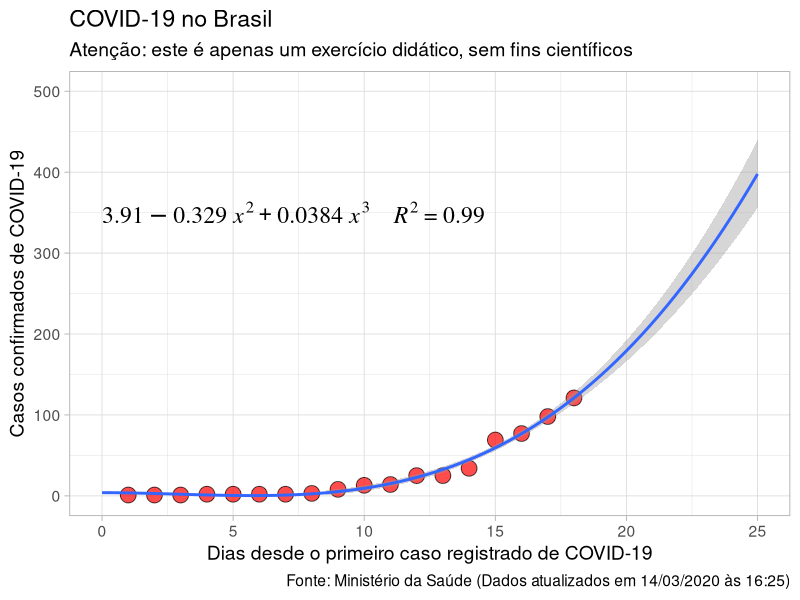

Here is the R script that generated this plot:
library(ggplot2)
library(readr)
library(polynom)

covid19 <- read_delim("covid19_brasil.csv",
                      ";", escape_double = FALSE, col_types = cols(datas = col_datetime(format = "%d/%m/%Y")),
                      trim_ws = TRUE)
covid19_1<-covid19
colnames(covid19_1)<-c('datas', "y", "x")
my.formula<-y~I(x^2)+I(x^3)
m <- lm(my.formula, covid19_1)
summary(m)
m
my.eq<-"3.910 - 0.329*x^2 + 0.0384*x^3"
p<-ggplot(data=covid19, aes(t,casos)) + xlim(0,25)+ylim(0,500)+
  geom_point(alpha=0.7, shape=21, fill="red", colour="black", size=5) +
  geom_smooth(method="lm", se=TRUE, formula=y~I(x^2)+I(x^3), fullrange=TRUE)
label.text <- paste(gsub("x", "~italic(x)", my.eq, fixed = TRUE),
                    paste("italic(R)^2",
                          format(summary(m)$r.squared, digits = 2),
                          sep = "~`=`~"),
                    sep = "~~~~")
p<-p+labs(y="Casos confirmados de COVID-19", x = "Dias desde o primeiro caso registrado de COVID-19", caption = "Fonte: Ministério da Saúde (Dados atualizados em 14/03/2020 às 16:25)") +
  ggtitle("COVID-19 no Brasil", subtitle = "Atenção: este é apenas um exercício didático, sem fins científicos")
p<-p + theme_light(base_size = 14)
jpeg(filename = "covid19.jpg",width = 2500, height = 2500,
     units = "px",
     quality = 100,
     bg = "white",
     res = 300, family="serif")
p + annotate(geom = "text", x = 0, y = 350, label = label.text,
             family = "serif", hjust = 0, parse = TRUE, size =6)
dev.off()
